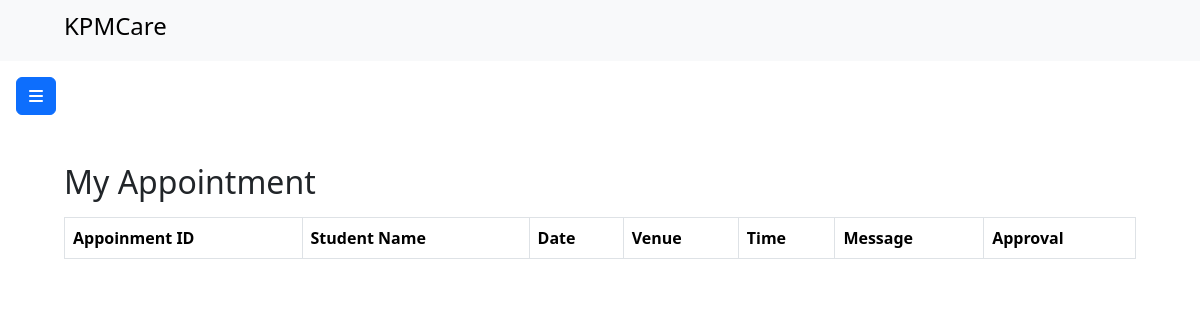
Before: /intervention/lecturer/myAppointment/pending/l11 with the older database file.
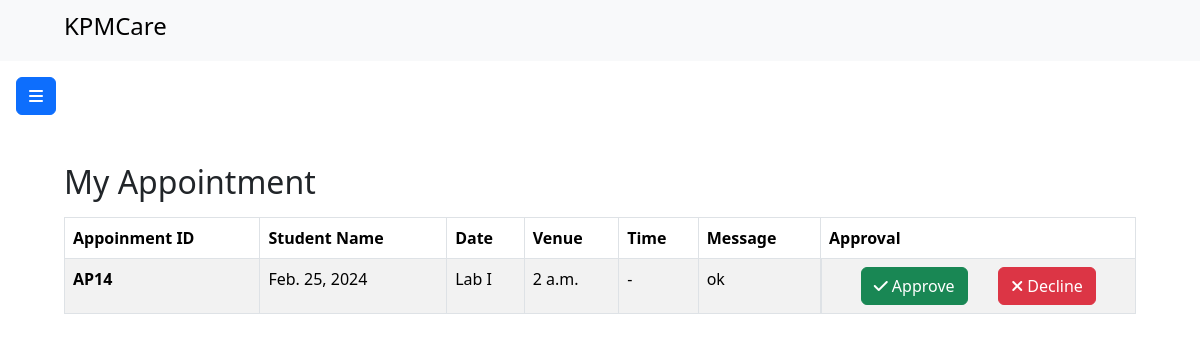
After: the same page with the newer database file.
### intervention/models.py (models this page shows)
class Appointment(models.Model):
    mentor = models.ForeignKey(Mentor, on_delete=models.CASCADE)
    student = models.ForeignKey(Student, on_delete=models.CASCADE)
    appointmentDate = models.DateField()
    venue = models.CharField(max_length=100)
    time = models.TimeField()
    description = models.TextField(blank=True, null=True, default="-")
    purpose = models.TextField(blank=True, null=True, default="-")
    status = models.CharField(max_length=8, default="Pending...")

### intervention/views.py (the view)
# urls.py: path("lecturer/myAppointment/pending/<str:mentorId>", views.viewPendingApp, name="Pending"),
def viewPendingApp(request, mentorId):
    lecturer = Mentor.objects.get(mentorId=mentorId)
    pendingApp=Appointment.objects.filter(mentor=mentorId).values
    mentorDetails = Mentor.objects.all().values
    pending = {
        'lecturerDetails': lecturer,
        'pendingApp':pendingApp
    }
    return render(request, "appointmentPending.html", pending)

### intervention/templates/appointmentPending.html (shortened to what this page needs)
{% load static%}
<!DOCTYPE html>
<html lang="en>
<head>
    <meta charset=" utf-8">
<link href="https://cdn.jsdelivr.net/npm/bootstrap@5.3.2/dist/css/bootstrap.min.css" rel="stylesheet"
>
<link rel="stylesheet" href="{% static 'style.css'%}">
</head>
<body>
    <nav class="navbar bg-body-tertiary">
        <div class="container-fluid">
            <span class="navbar-brand my-nav mb-0 h1">
                <img src="{% static 'assets/LogoKPM.png' %}" alt="" width="40">
                <h4>KPMCare</h4>
            </span>
        </div>
    </nav>
    <main>
        <button class="btn btn-primary" type="button" data-bs-toggle="offcanvas" data-bs-target="#leftOffcanvas"
            aria-controls="leftOffcanvas">
            <i class="fa-solid fa-bars"></i>
        </button>
        <div class="content">
            <div class="title-header mb-2 mt-5">
                <h2>My Appointment</h2>
            </div>
            <table class="table table-striped table-hover table-bordered">
                <thead>
                    <tr>
                        <th scope="col">Appoinment ID</th>
                        <th scope="col">Student Name</th>
                        <th scope="col">Date</th>
                        <th scope="col">Venue</th>
                        <th scope="col">Time</th>
                        <th scope="col">Message</th>
                        <th scope="col">Approval</th>
                    </tr>
                </thead>
                <tbody>
                    {% for appointment in pendingApp %}
                    {% if appointment.status == "Pending..."%}
                    <tr>
                        <th scope="row">AP{{ appointment.id }}</th>
                        <td>{{ appointment.appointmentDate }}</td>
                        <td>{{ appointment.venue }}</td>
                        <td>{{ appointment.time }}</td>
                        <td>{{ appointment.description }}</td>
                        <td>{{ appointment.purpose }}</td>
                        <td class="d-flex justify-content-evenly">
                            <a type="button" href="{% url 'success' appointment.id lecturerDetails.mentorId %}" class="btn btn-success mr-2"><i class="fas fa-check"></i> Approve</a>
                            <a type="button" href="{% url 'reject' appointment.id lecturerDetails.mentorId %}" class="btn btn-danger"><i class="fas fa-times"></i> Decline</a>
                        </td>
                    </tr>
                    {%endif%}
                    {% endfor %}
                </tbody>
            </table>
        </div>
    </main>
</body>
</html>

Changed rows visible on the page:
added Appointment: id "14", appointmentDate "Feb. 25, 2024", venue "Lab I", time "2 a.m.", description "-", purpose "ok"
